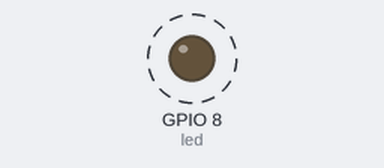
Recording of a program running on a simulated ESP32 board running MicroPython. Shown: output pins drawn as LEDs (lit = HIGH). Dashed ring = blinking. What the program prints to the serial console is not drawn.

Above: at 0.05 s.
Timing chart, 0 to 3.0 s (numbered marks = the images above):
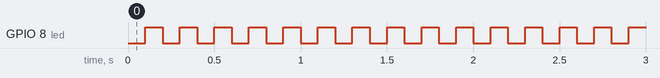

The program:

main.py
```python
#timer 2 has dedicated hardware PWM controller
#Timer 0, timer 1 and timer 3 can be used for various timing tasks

import machine


#object for led
led=machine.Pin(8,machine.Pin.OUT)
#object for timer
timer0=machine.Timer(0)

#method for handling ISR of timer
def timer0_isr(t):
    led.value(not led.value())
    print("LED is on" if led.value() else"LED is off")

#set the timer mode (intialize timer)
#timer can be start using timer0.start() and
#it can be stopped using timer0.stop() methods
#timer automatically starts with the initialization

timer0.init(mode=machine.Timer.PERIODIC, period=100, callback=timer0_isr)

while True:
    try:
        pass
    except KeyboardInterrupt:
        print("EXIT")
        break
```

Measured:
- by itself, GPIO 8 (led): alternates HIGH for 0.10 s and LOW for 0.10 s
